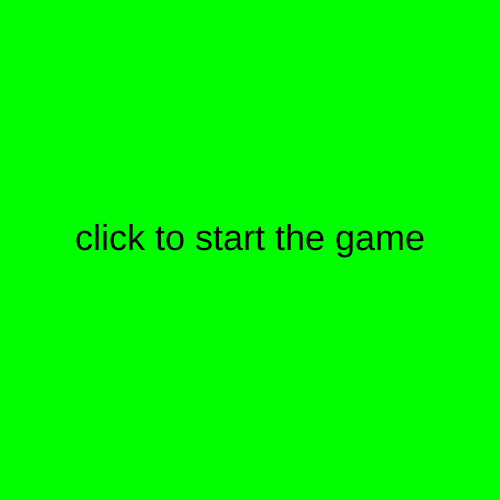
Frame 1 (no input)
Frame 60 (no input): identical to frame 1, image omitted
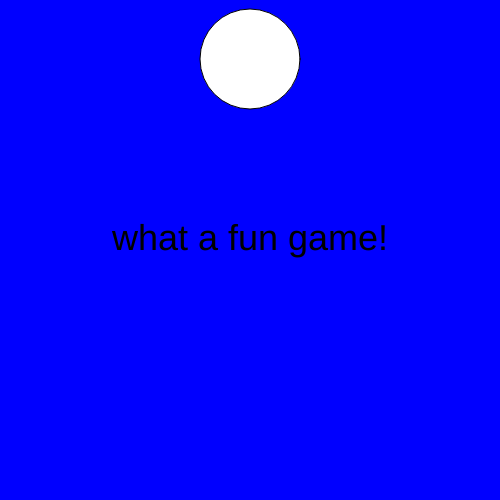
Frame 120 (the mouse pressed at the canvas centre since frame 60)

The p5.js sketch that drew these frames (run headless with seeded random() and noise() and a simulated clock; from frame 60 on, the mouse is pressed at the canvas centre):

// p5.js sketch
// ── sketch.js
/*
<><><><><><><><><><><>
Simple Game State Demo
______________________
Three Game States: 
	1.pregame 
	2.game
	3.game over
<><><><><><><><><><><>
*/

let state = "pregame"; //storing our states as Strings 
let ellipseY = 0; //y position of ellipse

function setup() 
{
  createCanvas (500, 500);
  textAlign(CENTER);
  textSize(36);
}

function draw() 
{
  if (state == "pregame") 
	{
    preGame();
  } 
	else if (state == "game") 
	{
    game();
  } 
	else if (state == "game over") 
	{
    gameOver();
  }
	
  print(state);
}

function mousePressed() 
{
  if (state == "pregame") 
	{
    state = "game";
  } 
	else if (state == "game over") 
	{
    state = "pregame";
  }
}

function preGame() 
{
  background(0,255,0);
  text("click to start the game", width/2, height/2);
}

function game() 
{
  background(0, 0, 255);
  text("what a fun game!", width/2, height/2);
  ellipse(mouseX, ellipseY, 100, 100);
  ellipseY++;
	
  //game is over when ellipse reaches bottom of screen
  if (ellipseY > height + 50) 
	{ 
    state = "game over";
    ellipseY = 0; //reset ellipseY value
  }
}

function gameOver() 
{
  background(255, 0, 0);
  text("everyone loses!", width/2, height/2);
  text("click to play again.", width/2, height/2 + 50);
}
